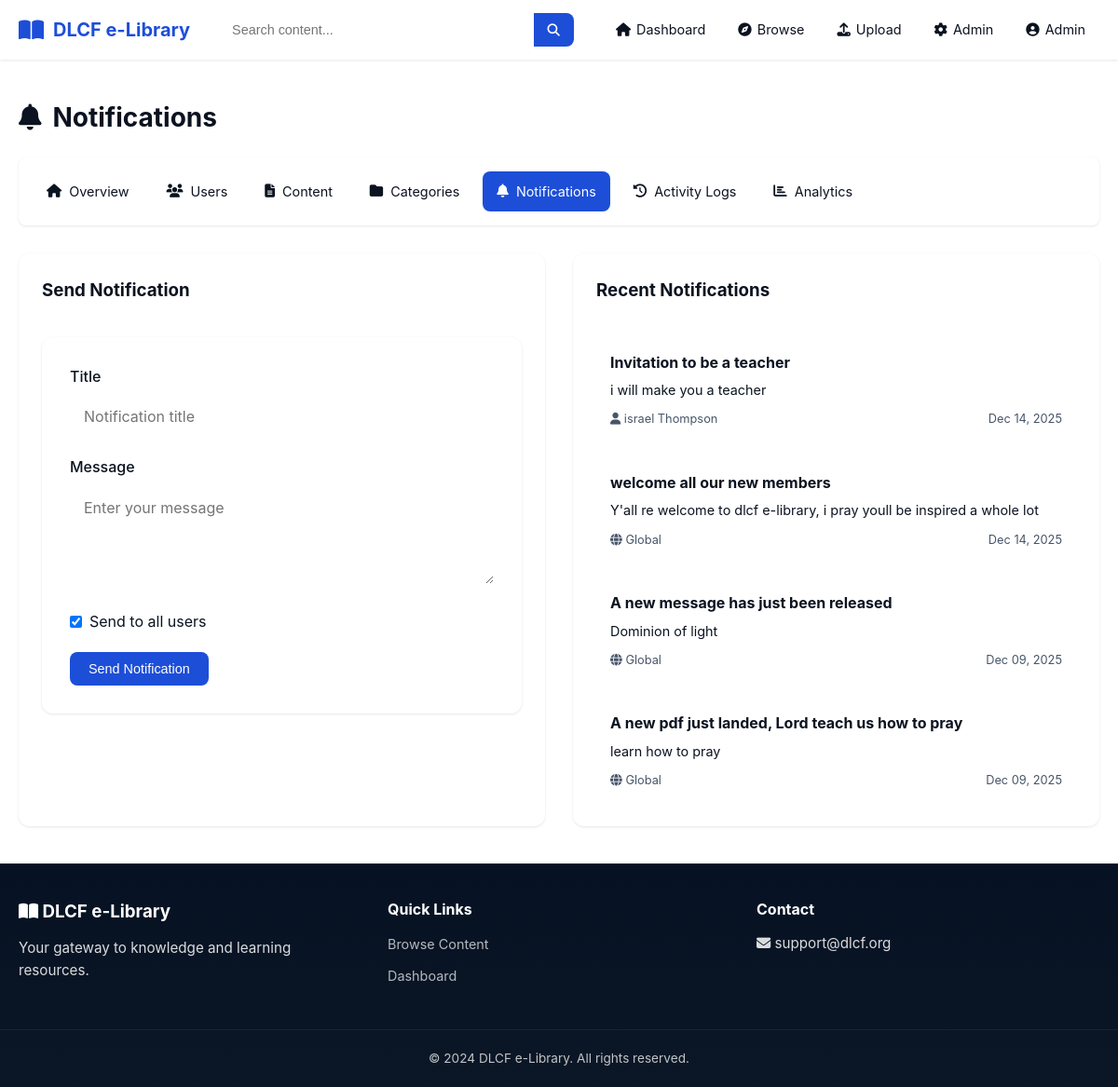
The app's page /admin/notifications (signed in) with its own data.
### models.py (models this page shows, shortened)
class User(UserMixin, db.Model):
    id = db.Column(db.Integer, primary_key=True)
    name = db.Column(db.String(100), nullable=False)
    email = db.Column(db.String(120), unique=True, nullable=False)
    password_hash = db.Column(db.String(255), nullable=False)
    role = db.Column(db.String(20), default='student')
    bio = db.Column(db.Text)
    profile_photo = db.Column(db.String(255))
    created_at = db.Column(db.DateTime, default=datetime.utcnow)
    is_active = db.Column(db.Boolean, default=True)
    contents = db.relationship('Content', backref='uploader', lazy='dynamic')
    activities = db.relationship('ActivityLog', backref='user', lazy='dynamic')
    notifications = db.relationship('Notification', backref='recipient', lazy='dynamic')
    def is_admin(self):
        return self.role == 'admin'
    def can_upload(self):
        return self.role in ['admin', 'teacher']

class Notification(db.Model):
    id = db.Column(db.Integer, primary_key=True)
    title = db.Column(db.String(200), nullable=False)
    message = db.Column(db.Text, nullable=False)
    recipient_id = db.Column(db.Integer, db.ForeignKey('user.id'))
    is_global = db.Column(db.Boolean, default=False)
    is_read = db.Column(db.Boolean, default=False)
    created_at = db.Column(db.DateTime, default=datetime.utcnow)
    sent_at = db.Column(db.DateTime)

### routes/admin.py (the view, shortened to what this page needs)
@admin_bp.route('/notifications', methods=['GET', 'POST'])
@login_required
@admin_required
def notifications():
    notifications = Notification.query.order_by(desc(Notification.created_at)).limit(50).all()
    users = User.query.filter_by(is_active=True).all()
    return render_template('admin/notifications.html', notifications=notifications, users=users)

### routes/admin.py (called while the page is built)
def admin_required(f):
    @wraps(f)
    def decorated_function(*args, **kwargs):
        if not current_user.is_authenticated or not current_user.is_admin():
            flash('You do not have permission to access this page.', 'error')
            return redirect(url_for('main.dashboard'))
        return f(*args, **kwargs)
    return decorated_function

### templates/admin/notifications.html (shortened to what this page needs)
{% extends "base.html" %}
{% block content %}
<div class="admin-page">
    <div class="admin-header">
        <h1><i class="fas fa-bell"></i> Notifications</h1>
    </div>
    <div class="admin-nav">
        <a href="{{ url_for('admin.dashboard') }}"><i class="fas fa-home"></i> Overview</a>
        <a href="{{ url_for('admin.users') }}"><i class="fas fa-users"></i> Users</a>
        <a href="{{ url_for('admin.content') }}"><i class="fas fa-file-alt"></i> Content</a>
        <a href="{{ url_for('admin.categories') }}"><i class="fas fa-folder"></i> Categories</a>
        <a href="{{ url_for('admin.notifications') }}" class="active"><i class="fas fa-bell"></i> Notifications</a>
        <a href="{{ url_for('admin.activity') }}"><i class="fas fa-history"></i> Activity Logs</a>
        <a href="{{ url_for('admin.analytics') }}"><i class="fas fa-chart-bar"></i> Analytics</a>
    </div>
    <div class="admin-content-grid">
        <div class="admin-card">
            <h3>Send Notification</h3>
            <form method="POST" class="admin-form">
                <div class="form-group">
                    <label for="title">Title</label>
                    <input type="text" id="title" name="title" required placeholder="Notification title">
                </div>
                <div class="form-group">
                    <label for="message">Message</label>
                    <textarea id="message" name="message" rows="4" required placeholder="Enter your message"></textarea>
                </div>
                <div class="form-group checkbox">
                    <label>
                        <input type="checkbox" name="is_global" id="is_global" checked> Send to all users
                    </label>
                </div>
                <button type="submit" class="btn btn-primary">Send Notification</button>
            </form>
        </div>
        <div class="admin-card">
            <h3>Recent Notifications</h3>
            <div class="notification-admin-list">
                {% for notif in notifications %}
                <div class="notification-admin-item">
                    <h4>{{ notif.title }}</h4>
                    <p>{{ notif.message }}</p>
                    <div class="notification-meta">
                        <span>{% if notif.is_global %}<i class="fas fa-globe"></i> Global{% else %}<i class="fas fa-user"></i> {{ notif.recipient.name if notif.recipient else 'Unknown' }}{% endif %}</span>
                        <span>{{ notif.created_at.strftime('%b %d, %Y') }}</span>
                    </div>
                </div>
                {% else %}
                <p class="no-items">No notifications sent yet</p>
                {% endfor %}
            </div>
        </div>
    </div>
</div>
{% endblock %}

### templates/base.html (shortened to what this page needs)
<!DOCTYPE html>
<html lang="en">
<head>
    <link rel="stylesheet" href="{{ url_for('static', filename='css/style.css') }}">
    <link rel="stylesheet" href="https://cdnjs.cloudflare.com/ajax/libs/font-awesome/6.4.0/css/all.min.css">
</head>
<body class="{% if request.endpoint == 'main.index' %}landing{% endif %}" data-endpoint="{{ request.endpoint }}">
    <nav class="navbar">
        <div class="nav-container">
            <a href="{{ url_for('main.index') }}" class="nav-logo">
                <i class="fas fa-book-open"></i>
                <span>DLCF e-Library</span>
            </a>
            {% if current_user.is_authenticated %}
            <div class="nav-search">
                <form action="{{ url_for('main.browse') }}" method="GET">
                    <input type="text" name="q" placeholder="Search content..." value="{{ request.args.get('q', '') }}">
                    <button type="submit"><i class="fas fa-search"></i></button>
                </form>
            </div>
            {% endif %}
            <ul class="nav-menu" id="navMenu">
                {% if current_user.is_authenticated %}
                <li><a href="{{ url_for('main.dashboard') }}"><i class="fas fa-home"></i> Dashboard</a></li>
                <li><a href="{{ url_for('main.browse') }}"><i class="fas fa-compass"></i> Browse</a></li>
                {% if current_user.can_upload() %}
                <li><a href="{{ url_for('content.upload') }}"><i class="fas fa-upload"></i> Upload</a></li>
                {% endif %}
                {% if current_user.is_admin() %}
                <li><a href="{{ url_for('admin.dashboard') }}"><i class="fas fa-cog"></i> Admin</a></li>
                {% endif %}
                <li class="nav-dropdown">
                    <a href="#" class="dropdown-toggle">
                        <i class="fas fa-user-circle"></i> {{ current_user.name }}
                    </a>
                </li>
                {% else %}
                <li><a href="{{ url_for('auth.login') }}"><i class="fas fa-sign-in-alt"></i> Login</a></li>
                <li><a href="{{ url_for('auth.register') }}" class="btn-nav">Register</a></li>
                {% endif %}
            </ul>
        </div>
    </nav>
    <main class="main-content">
        {% block content %}{% endblock %}
    </main>
    <footer class="footer">
        <div class="footer-content">
            <div class="footer-section">
                <h3><i class="fas fa-book-open"></i> DLCF e-Library</h3>
                <p>Your gateway to knowledge and learning resources.</p>
            </div>
            <div class="footer-section">
                <h4>Quick Links</h4>
                <ul>
                    <li><a href="{{ url_for('main.browse') }}">Browse Content</a></li>
                    <li><a href="{{ url_for('main.dashboard') }}">Dashboard</a></li>
                </ul>
            </div>
            <div class="footer-section">
                <h4>Contact</h4>
                <p><i class="fas fa-envelope"></i> support@dlcf.org</p>
            </div>
        </div>
        <div class="footer-bottom">
            <p>&copy; 2024 DLCF e-Library. All rights reserved.</p>
        </div>
    </footer>
</body>
</html>

### records on screen
User: name "Admin"
Notification: title "Invitation to be a teacher", message "i will make you a teacher", recipient "israel Thompson", created_at "Dec 14, 2025"
Notification: title "welcome all our new members", message "Y'all re welcome to dlcf e-library, i pray youll be inspired a whole lot", is_global True (drawn), created_at "Dec 14, 2025"
Notification: title "A new message has just been released", message "Dominion of light", is_global True (drawn), created_at "Dec 09, 2025"
Notification: title "A new pdf just landed, Lord teach us how to pray", message "learn how to pray", is_global True (drawn), created_at "Dec 09, 2025"
